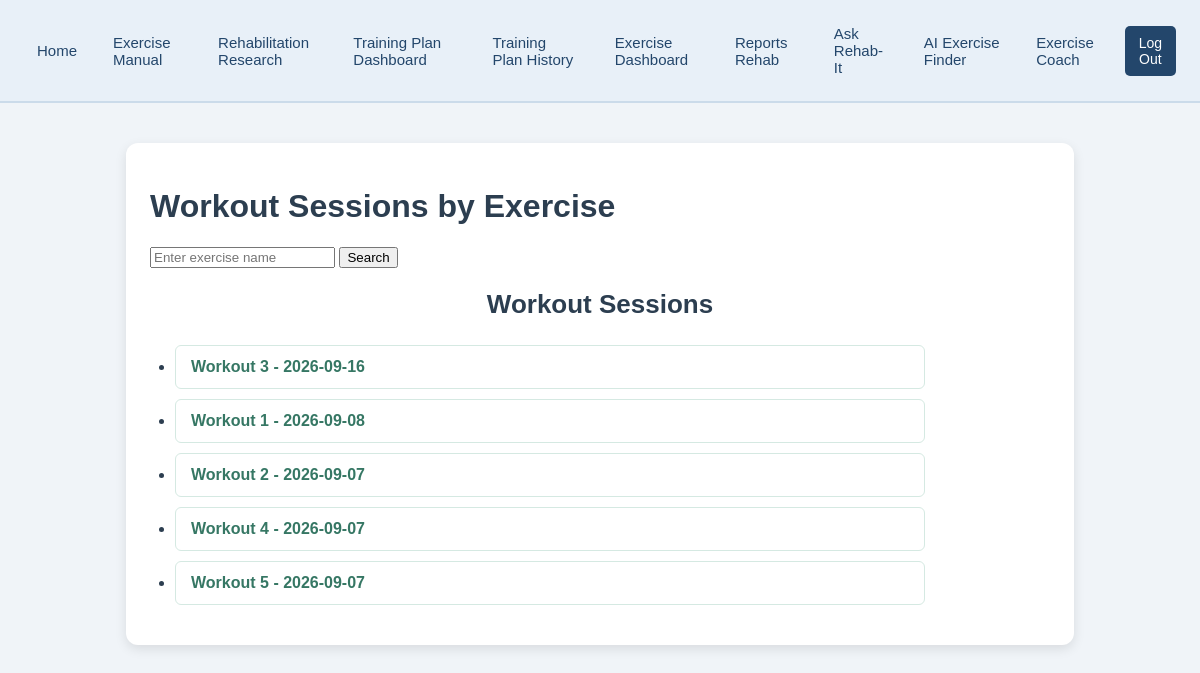
Before: /workout_sessions/exercise-search/ (signed in) with the older database file.
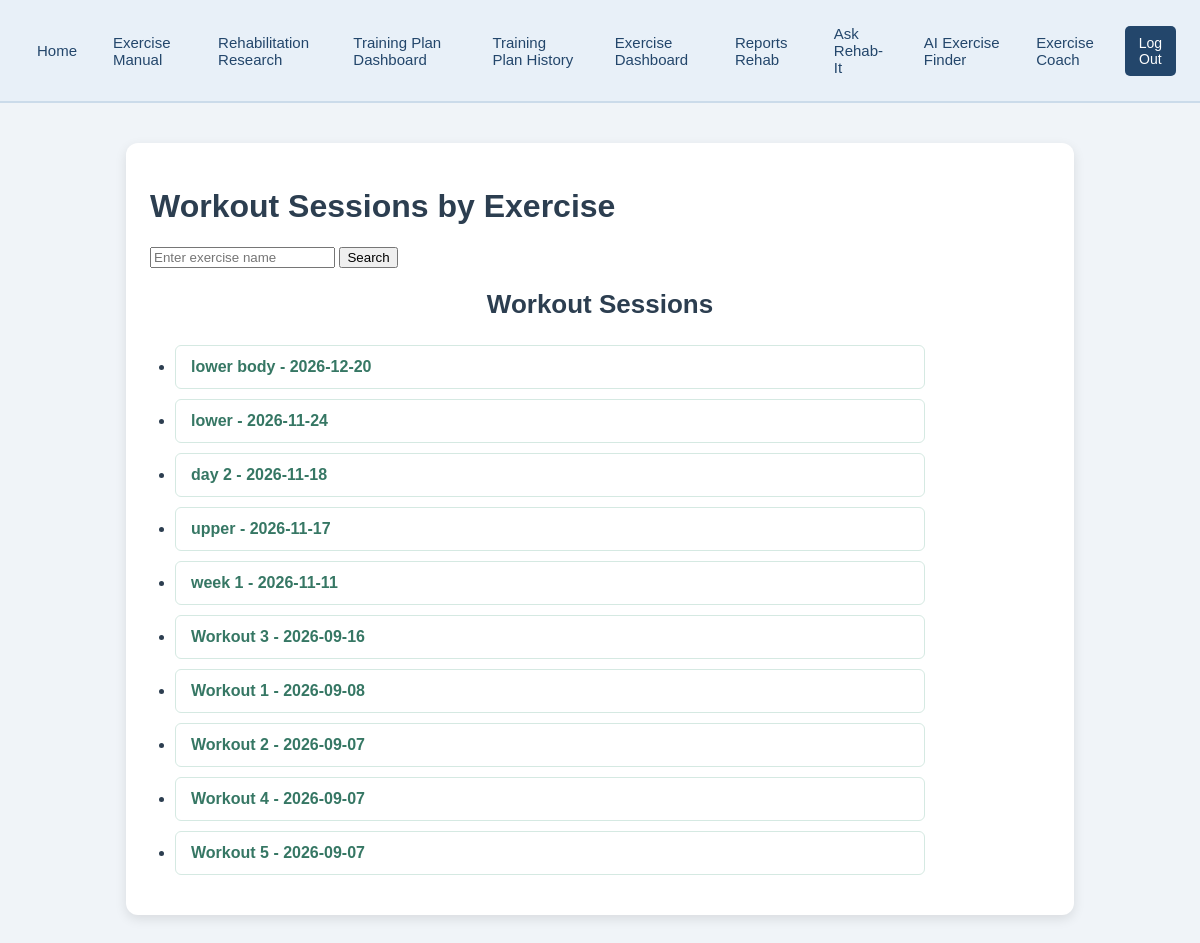
After: the same page with the newer database file.
### rehab/models.py (models this page shows)
class WorkoutSession(models.Model):
    workout_session_id = models.AutoField(primary_key=True)
    name = models.CharField(max_length=100, default="")
    date = models.DateField()
    completed = models.BooleanField(default=False)
    difficulty_rating = models.PositiveSmallIntegerField(
        choices=[
            (1, "Very Easy"),
            (2, "Easy"),
            (3, "Moderate"),
            (4, "Difficult"),
            (5, "Very Difficult"),
        ],
        null=True,
        blank=True
    )
    reflection_notes = models.TextField(
        blank=True,
        default=""
    )
    exercises = models.ManyToManyField(Exercise)
    def __str__(self):
        return f"{self.name} - {self.date}"
    class Meta:
        ordering = ["-date"]
        constraints = [
            models.UniqueConstraint(
                fields=["name", "date"],
                name="unique_workout_session_date"
            )
        ]

### rehab/views.py (the view)
# urls.py: path("workout_sessions/exercise-search/", workoutSessionExerciseSearch, name="workout_session_exercise_search"),
@login_required
def workoutSessionExerciseSearch(request):
    query = request.GET.get("q", "")
    sessions = WorkoutSession.objects.all()
    if query:
        sessions = sessions.filter(
            exercises__name__icontains=query
        ).distinct()
    context = {
        "sessions": sessions,
        "query": query,
    }
    return render(
        request,
        "rehab/workout_session_exercise_search.html",
        context
    )

### templates/rehab/workout_session_exercise_search.html (shortened to what this page needs)
{% extends "rehab/base.html" %}
{% block rehab_content %}
<h1>Workout Sessions by Exercise</h1>
<form method="GET">
    <input
        type="text"
        name="q"
        value="{{ query }}"
        placeholder="Enter exercise name"
    >
    <button type="submit">Search</button>
</form>
<h2>Workout Sessions</h2>
<ul>
    {% for session in sessions %}
        <li>
            <a href="{% url 'workout_session_detail' session.pk %}">
                {{ session }}
            </a>
        </li>
    {% empty %}
        <li>No workout sessions match that exercise.</li>
    {% endfor %}
</ul>
{% endblock %}

Changed rows visible on the page:
added WorkoutSession: name+date "lower body - 2026-12-20"
added WorkoutSession: name+date "lower - 2026-11-24"
added WorkoutSession: name+date "day 2 - 2026-11-18"
added WorkoutSession: name+date "upper - 2026-11-17"
added WorkoutSession: name+date "week 1 - 2026-11-11"
